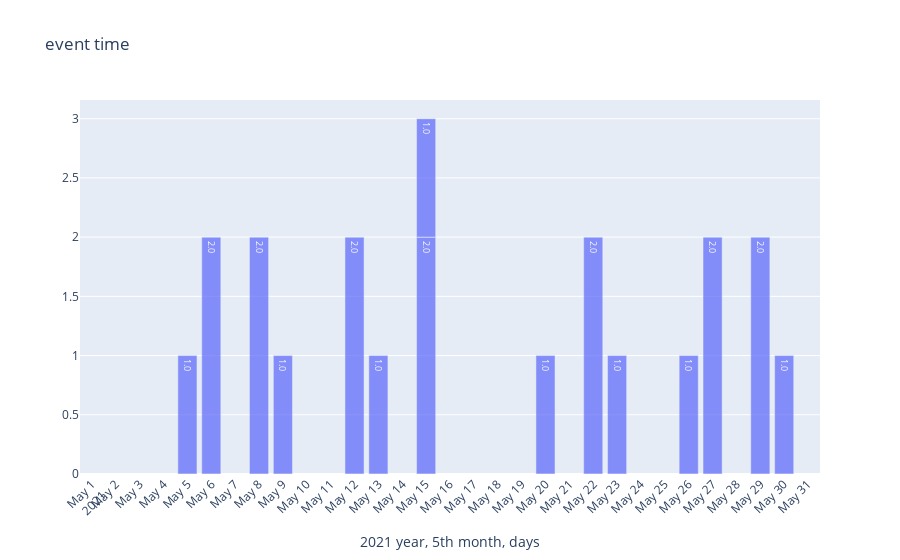

Notebook source saved alongside this figure:
### Code cell
#plot hourly data for a given month and year using plotly
#the graph is dynamic

year_to_report = 2021  #change this
month_to_report = 5  #change this

#put the hourly data onto the timeline
events_month = timetable2.merge(date_range, on="day", how="right")

for index, row in events_month.iterrows():
    if events_month["day"][index].month != month_to_report or events_month["day"][index].year != year_to_report:
        events_month = events_month.drop(index)
events_month = events_month.reset_index(drop=True)

trace1 = go.Bar(x=events_month["day"],y=events_month["counts"], 
                text = events_month["counts"],opacity=0.75, textposition='auto')
data = [trace1]
layout = dict(title = 'event time',
              xaxis= dict(title=f'{year_to_report} year, {month_to_report}th month, days',
                          ticklen= 5,zeroline= False, tickmode = 'linear',tickangle=-45)
             )
fig = dict(data = data, layout = layout)
iplot(fig)


#plot using pandas function
#the plot is static
events_month["day"] = events_month.apply(lambda x: x["day"].day, axis=1)
events_month[["day", "duration","hours_per_day"]].plot(kind="bar", x="day",y="hours_per_day", title=f'{year_to_report} year, {month_to_report}th month', ylabel="hours", xlabel="days", stacked=False, figsize=(15,5), colormap="winter")



#calculate totals
hour_sum_total = 0
events_month = events_month.dropna()
for index, row in events_month.iterrows():
    hour_sum_total+=(events_month["duration"][index]*events_month["counts"][index])
print(f'total events: {int(events_month["counts"].sum())}')
print(f'total hours: {int(hour_sum_total)}')

### Figure 1 — Plotly figure (JSON) as saved in the notebook; plotly's stock layout.template omitted (floating-point values rounded to 4 significant figures)
{"data": [{"opacity": 0.75, "text": ["nan", "nan", "nan", "nan", "1.0", "2.0", "nan", "2.0", "1.0", "nan", "nan", "2.0", "1.0", "nan", "2.0", "1.0", "nan", "nan", "nan", "nan", "1.0", "nan", "2.0", "1.0", "nan", "nan", "1.0", "2.0", "nan", "2.0", "1.0", "nan"], "textposition": "auto", "type": "bar", "x": ["2021-05-01T00:00:00", "2021-05-02T00:00:00", "2021-05-03T00:00:00", "2021-05-04T00:00:00", "2021-05-05T00:00:00", "2021-05-06T00:00:00", "2021-05-07T00:00:00", "2021-05-08T00:00:00", "2021-05-09T00:00:00", "2021-05-10T00:00:00", "2021-05-11T00:00:00", "2021-05-12T00:00:00", "2021-05-13T00:00:00", "2021-05-14T00:00:00", "2021-05-15T00:00:00", "2021-05-15T00:00:00", "2021-05-16T00:00:00", "2021-05-17T00:00:00", "2021-05-18T00:00:00", "2021-05-19T00:00:00", "2021-05-20T00:00:00", "2021-05-21T00:00:00", "2021-05-22T00:00:00", "2021-05-23T00:00:00", "2021-05-24T00:00:00", "2021-05-25T00:00:00", "2021-05-26T00:00:00", "2021-05-27T00:00:00", "2021-05-28T00:00:00", "2021-05-29T00:00:00", "2021-05-30T00:00:00", "2021-05-31T00:00:00"], "y": [null, null, null, null, 1, 2, null, 2, 1, null, null, 2, 1, null, 2, 1, null, null, null, null, 1, null, 2, 1, null, null, 1, 2, null, 2, 1, null]}], "layout": {"title": {"text": "event time"}, "xaxis": {"tickangle": -45, "ticklen": 5, "tickmode": "linear", "title": {"text": "2021 year, 5th month, days"}, "zeroline": false}}}
